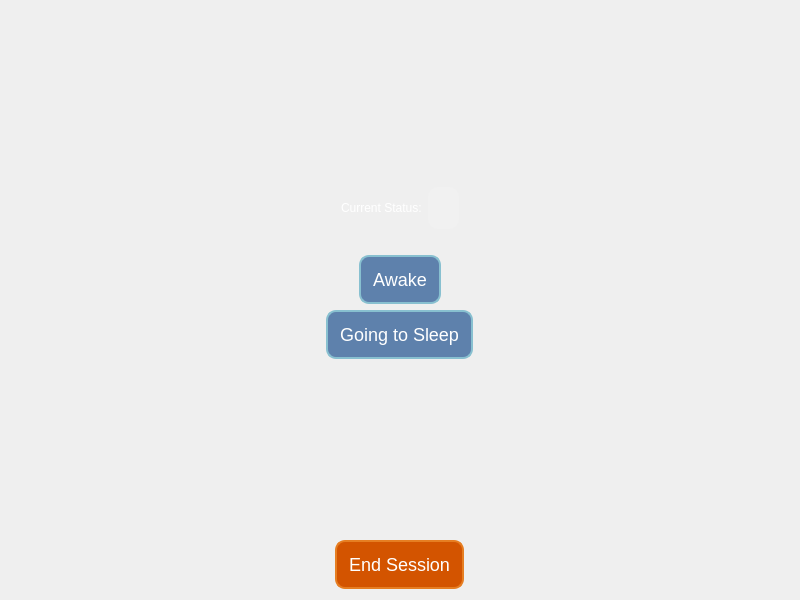
<?xml version="1.0" encoding="UTF-8"?>
<ui version="4.0">
 <class>SleepPage</class>
 <widget class="QWidget" name="SleepPage">
  <property name="geometry">
   <rect>
    <x>0</x>
    <y>0</y>
    <width>800</width>
    <height>600</height>
   </rect>
  </property>
  <property name="sizePolicy">
   <sizepolicy hsizetype="Expanding" vsizetype="Expanding">
    <horstretch>0</horstretch>
    <verstretch>0</verstretch>
   </sizepolicy>
  </property>
  <property name="maximumSize">
   <size>
    <width>3840</width>
    <height>2160</height>
   </size>
  </property>
  <property name="windowTitle">
   <string>{{ header}}</string>
  </property>
  <layout class="QVBoxLayout" name="verticalLayout">
   <item>
    <layout class="QVBoxLayout" name="body" stretch="0,0,0,0,0,0">
     <property name="sizeConstraint">
      <enum>QLayout::SizeConstraint::SetMaximumSize</enum>
     </property>
     <item>
      <spacer name="verticalSpacer">
       <property name="orientation">
        <enum>Qt::Orientation::Vertical</enum>
       </property>
       <property name="sizeHint" stdset="0">
        <size>
         <width>20</width>
         <height>40</height>
        </size>
       </property>
      </spacer>
     </item>
     <item>
      <layout class="QHBoxLayout" name="status_layout">
       <property name="topMargin">
        <number>0</number>
       </property>
       <property name="bottomMargin">
        <number>20</number>
       </property>
       <item>
        <spacer name="horizontalSpacer">
         <property name="orientation">
          <enum>Qt::Orientation::Horizontal</enum>
         </property>
         <property name="sizeHint" stdset="0">
          <size>
           <width>40</width>
           <height>20</height>
          </size>
         </property>
        </spacer>
       </item>
       <item>
        <widget class="QLabel" name="status_help_label">
         <property name="sizePolicy">
          <sizepolicy hsizetype="Preferred" vsizetype="Preferred">
           <horstretch>0</horstretch>
           <verstretch>0</verstretch>
          </sizepolicy>
         </property>
         <property name="styleSheet">
          <string notr="true">color: white;</string>
         </property>
         <property name="text">
          <string>Current Status:</string>
         </property>
        </widget>
       </item>
       <item>
        <widget class="QLabel" name="status_label">
         <property name="sizePolicy">
          <sizepolicy hsizetype="Maximum" vsizetype="Maximum">
           <horstretch>0</horstretch>
           <verstretch>0</verstretch>
          </sizepolicy>
         </property>
         <property name="font">
          <font>
           <family>Arial</family>
           <pointsize>14</pointsize>
          </font>
         </property>
         <property name="styleSheet">
          <string notr="true">background-color: rgba(255, 255, 255, 0.1);
            color: white;
            padding: 10px;
            border-radius: 10px;</string>
         </property>
         <property name="text">
          <string/>
         </property>
        </widget>
       </item>
       <item>
        <spacer name="horizontalSpacer_2">
         <property name="orientation">
          <enum>Qt::Orientation::Horizontal</enum>
         </property>
         <property name="sizeHint" stdset="0">
          <size>
           <width>40</width>
           <height>20</height>
          </size>
         </property>
        </spacer>
       </item>
      </layout>
     </item>
     <item alignment="Qt::AlignmentFlag::AlignHCenter">
      <widget class="QPushButton" name="awake_button">
       <property name="sizePolicy">
        <sizepolicy hsizetype="Maximum" vsizetype="Maximum">
         <horstretch>0</horstretch>
         <verstretch>0</verstretch>
        </sizepolicy>
       </property>
       <property name="styleSheet">
        <string notr="true">QPushButton {
                font-size: 18px;
                padding: 12px;
                border-radius: 10px;
                border: 2px solid #88C0D0;
                background-color: #5E81AC;
                color: white;
            }
            QPushButton:hover {
                background-color: #81A1C1;
            }
            QPushButton:disabled {
                background-color: #4C566A;
                border: 2px solid #3B4252;
                color: #D8DEE9;
            }</string>
       </property>
       <property name="text">
        <string>Awake</string>
       </property>
      </widget>
     </item>
     <item alignment="Qt::AlignmentFlag::AlignHCenter">
      <widget class="QPushButton" name="sleep_button">
       <property name="sizePolicy">
        <sizepolicy hsizetype="Maximum" vsizetype="Fixed">
         <horstretch>0</horstretch>
         <verstretch>0</verstretch>
        </sizepolicy>
       </property>
       <property name="styleSheet">
        <string notr="true">QPushButton {
                font-size: 18px;
                padding: 12px;
                border-radius: 10px;
                border: 2px solid #88C0D0;
                background-color: #5E81AC;
                color: white;
            }
            QPushButton:hover {
                background-color: #81A1C1;
            }
            QPushButton:disabled {
                background-color: #4C566A;
                border: 2px solid #3B4252;
                color: #D8DEE9;
            }</string>
       </property>
       <property name="text">
        <string>Going to Sleep</string>
       </property>
      </widget>
     </item>
     <item>
      <spacer name="verticalSpacer_2">
       <property name="orientation">
        <enum>Qt::Orientation::Vertical</enum>
       </property>
       <property name="sizeHint" stdset="0">
        <size>
         <width>20</width>
         <height>40</height>
        </size>
       </property>
      </spacer>
     </item>
     <item alignment="Qt::AlignmentFlag::AlignHCenter">
      <widget class="QPushButton" name="end_button">
       <property name="sizePolicy">
        <sizepolicy hsizetype="Maximum" vsizetype="Maximum">
         <horstretch>0</horstretch>
         <verstretch>0</verstretch>
        </sizepolicy>
       </property>
       <property name="styleSheet">
        <string notr="true">QPushButton {
    font-size: 18px;
    padding: 12px;
    border-radius: 10px;
    border: 2px solid #E67E22;
    background-color: #D35400;
    color: white;
}
QPushButton:hover {
    background-color: #E98B39;
}
QPushButton:disabled {
    background-color: #A04000;
    border: 2px solid #873600;
    color: #FDEBD0;
}
</string>
       </property>
       <property name="text">
        <string>End Session</string>
       </property>
      </widget>
     </item>
    </layout>
   </item>
  </layout>
 </widget>
 <resources/>
 <connections/>
</ui>
